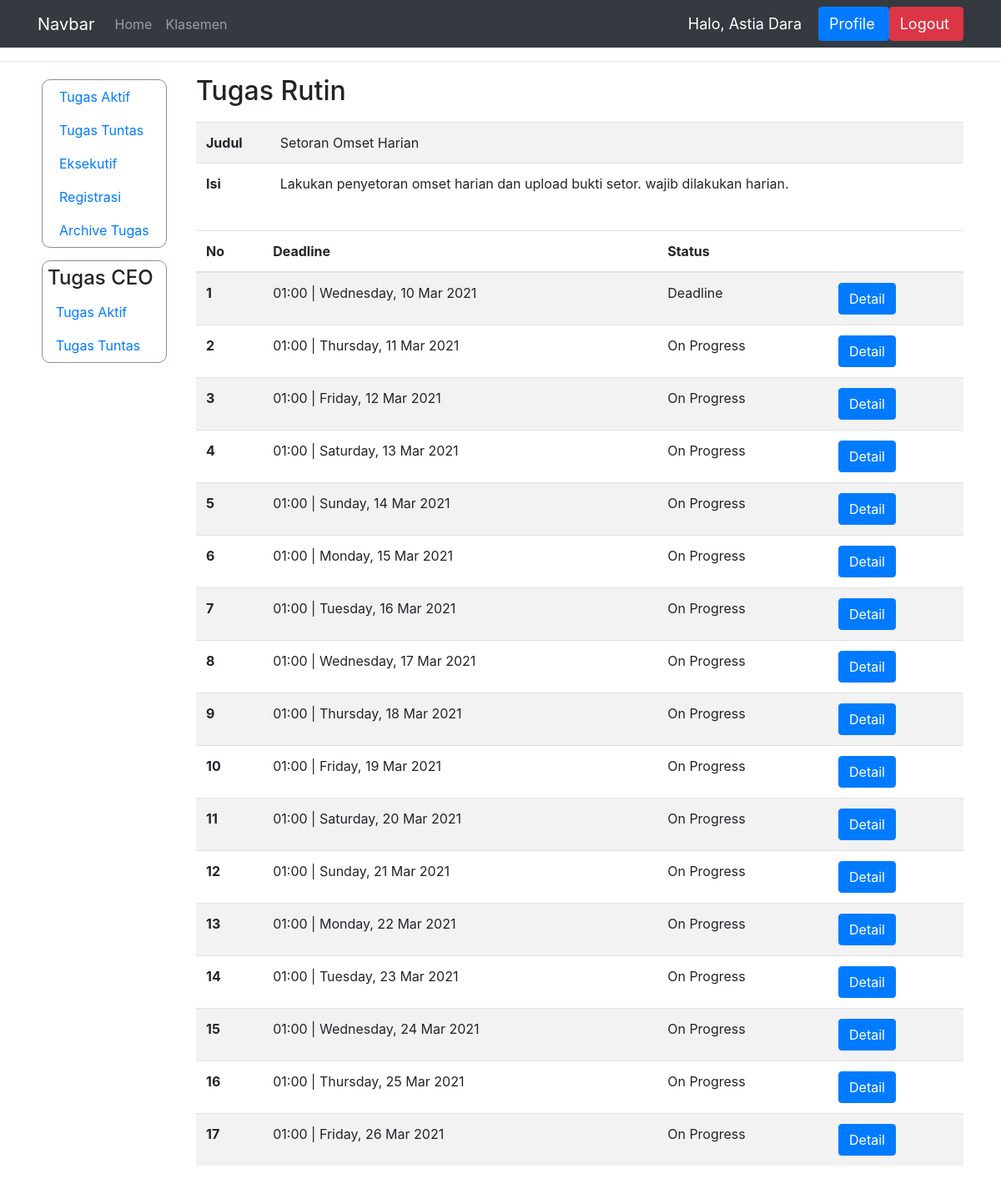
Page /progress_tugas_rutin/23 (signed in) on the earlier database version.
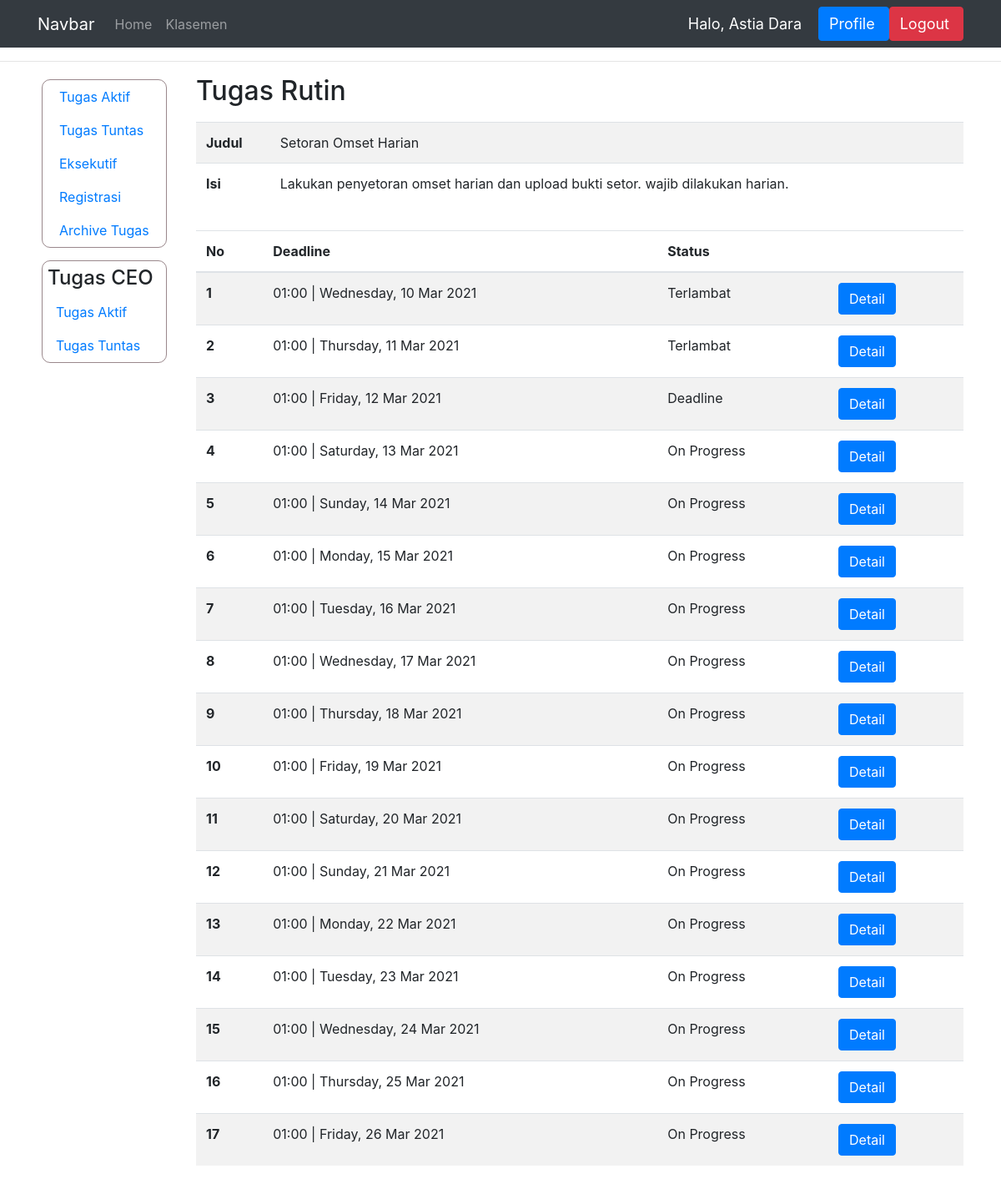
Same page on the later database version.
### dashboard/models.py (models this page shows)
class IsiTugasRutin(models.Model):
    STATUS = (
        ('Tuntas', 'Tuntas'),
        ('Hold', 'Hold'),
        ('On Progress', 'On Progress'),
        ('Selesai', 'Selesai'),
        ('Deadline', 'Deadline'),
    )
    tugas_rutin = models.ForeignKey(TugasRutin, on_delete=models.CASCADE)
    deadline = models.DateTimeField('Deadline')
    status = models.CharField(max_length=15, choices=STATUS)
    bukti = models.CharField(max_length=100, null=True)
    penilaian = models.IntegerField(null=True)
    komentar = models.CharField(max_length=1000)
    link_bukti = models.CharField(max_length=1000, null=True, default='#')
    selesai_pada = models.DateTimeField('Selesai pada', null=True)
    ketuntasan = models.BooleanField(null=True, default=False)
    judul = models.CharField(max_length=150, null=True)
    isi = models.CharField(max_length=1000, null=True)

### dashboard/views.py (the view)
# urls.py: path('progress_tugas_rutin/<int:id_tugas>', views.progress_tugas_rutin, name='progress_tugas_rutin'),
@login_required(login_url='login')
def progress_tugas_rutin(request, id_tugas):
    nama = request.user.first_name
    context = {'nama' : nama}
    ceo = request.user.groups.filter(name='CEO').exists()
    if ceo:
        context['sidebar_ceo'] = True
    if not request.user.groups.filter(name='Eksekutif').exists() or request.user.last_name == 'Human Resource':
        context['data_kar'] = True
    t = TugasRutin.objects.get(pk=id_tugas)
    tr = IsiTugasRutin.objects.filter(tugas_rutin=t).exclude(status='Tuntas')
    context['tugas_rutin'] = tr
    context['judul'] = t.judul
    context['isi'] = t.isi
    return render(request, 'manager/progress_tugas_rutin.html', context)

### templates/manager/progress_tugas_rutin.html (shortened to what this page needs)
{% extends 'main.html' %}
{% block content %}
<hr>
<div class="container">
    <div class="row">
      {% if sidebar_ceo %}
        {% include 'ceo/sidebar.html' %}
      {% else %}
        {% include 'manager/sidebar.html' %}
      {% endif %}
        <div class="col">
            <h2 class="padding-proyek">Tugas Rutin</h2>
            <table class="table table-striped">
              <tbody>
                <tr>
                  <th scope="row">Judul</th>
                  <td>{{judul}}</td>
                </tr>
                <tr>
                  <th scope="row">Isi</th>
                  <td>{{isi|linebreaks}}</td>
                </tr>
              </tbody>
            </table>
              <table class="table table-striped">
                <thead>
                  <tr>
                    <th scope="col">No</th>
                    <th scope="col">Deadline</th>
                    <th scope="col">Status</th>
                    <th></th>
                  </tr>
                </thead>
                <tbody>
                    {% for isi in tugas_rutin %}
                  <tr>
                    <th scope="row">{{forloop.counter}}</th>
                    <td>{{isi.deadline|time:"H:i"}} |  {{isi.deadline|date:"l, d M Y"}}</td>
                    <td>{{isi.status}}</td>
                    <td><a class="btn btn-primary" href="{% url 'mdetail_rutin' isi.id %}" role="button">Detail</a></td>
                  </tr>
                    {% endfor %}
                </tbody>
              </table>
              <br><br><br><br><br><br><br><br>
        </div>
    </div>
</div>
{% endblock %}

Differences in the rows shown:
changed IsiTugasRutin "Wednesday, 10 Mar 2021": status "Deadline" → "Terlambat"
changed IsiTugasRutin "Thursday, 11 Mar 2021": status "On Progress" → "Terlambat"
changed IsiTugasRutin: status "On Progress" → "Deadline"
